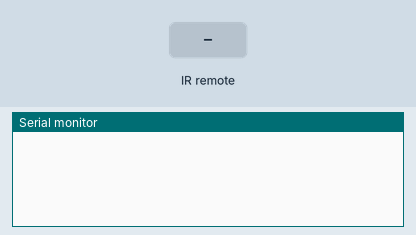
Bench run of a sketch on a simulated Arduino Uno, built with avr-gcc and run on an emulated ATmega328P. Parts: the last lines printed to the serial monitor. The inputs (shaded band) are chosen by the test bench.

Above: at 1.2 s.
1.3 s: infrared code 0xFF6897 received
At 2.5 s:
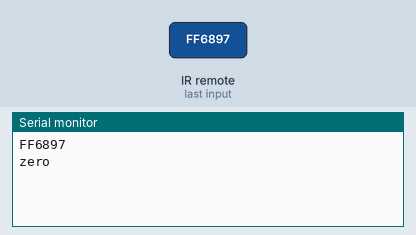
2.8 s: infrared code 0xFFA25D received
At 3.8 s:
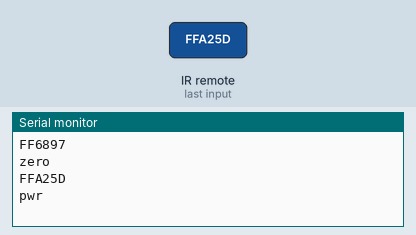

The sketch:

IR-TEST.ino
```cpp
#include <IRremote.h> //Make sure to install the library
int IRpin=2;
IRrecv IR(IRpin);
decode_results cmd;
String myCom;
void setup()
{
Serial.begin(9600);
IR.enableIRIn();
}

void loop() {
  while (IR.decode(&cmd)==0){
}
Serial.println(cmd.value,HEX);
IR.resume();

if (cmd.value==0xFF6897){
  myCom="zero";
  Serial.println(myCom);
}
if (cmd.value==0xFFA25D){
  myCom="pwr";
  Serial.println(myCom);
}

}
```

Measured:
- after the input at 1.3 s, the serial monitor: prints a new line at once (image 1)
- after the input at 2.8 s, the serial monitor: prints a new line at once (image 2)
